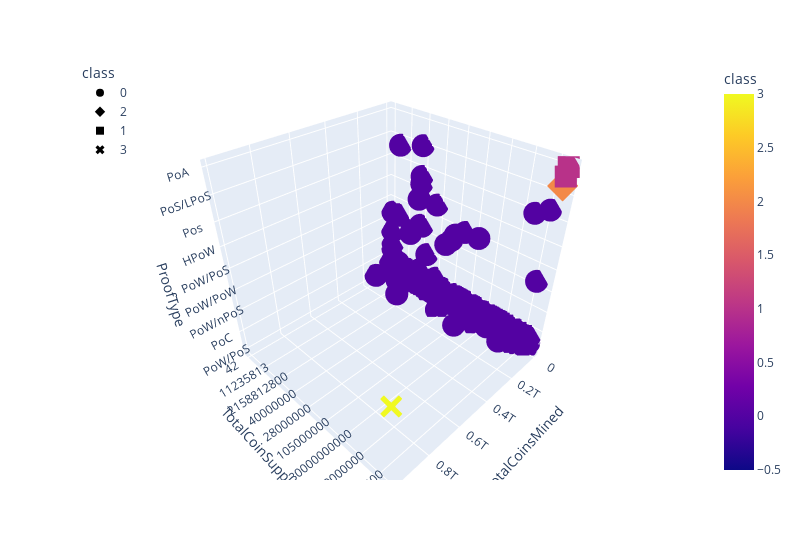

The notebook cell saved with this chart:
### Markdown cell above
### Deliverable 4: Visualizing Cryptocurrencies Results

#### 3D-Scatter with Clusters

### Code cell
# Creating a 3D-Scatter with the PCA data and the clusters
# 1. Create a 3D scatter plot. 
fig = px.scatter_3d(
    clustered_df,
    x="TotalCoinsMined",
    y="TotalCoinSupply",
    z="ProofType",
    color="class",    
    symbol="class",   
    hover_name="CoinName",
    hover_data=["Algorithm"],
    width=800,
)
fig.update_layout(legend=dict(x=0, y=1)) 
fig.show()

### Figure 1 — Plotly figure (JSON) as saved in the notebook; plotly's stock layout.template omitted (floating-point values rounded to 4 significant figures; data arrays with more than 128 entries replaced by an {"elided": "..."} marker saying what was removed)
{"data": [{"customdata": {"elided": "528x1 str values"}, "hovertemplate": "<b>%{hovertext}</b><br><br>class=%{marker.color}<br>TotalCoinsMined=%{x}<br>TotalCoinSupply=%{y}<br>ProofType=%{z}<br>Algorithm=%{customdata[0]}<extra></extra>", "hovertext": {"elided": "528 str values"}, "legendgroup": "0", "marker": {"color": {"elided": "528 int values"}, "coloraxis": "coloraxis", "symbol": "circle"}, "mode": "markers", "name": "0", "scene": "scene", "showlegend": true, "type": "scatter3d", "x": {"elided": "528 float values"}, "y": {"elided": "528 str values"}, "z": {"elided": "528 str values"}}, {"customdata": [["Proof-of-BibleHash"]], "hovertemplate": "<b>%{hovertext}</b><br><br>class=%{marker.color}<br>TotalCoinsMined=%{x}<br>TotalCoinSupply=%{y}<br>ProofType=%{z}<br>Algorithm=%{customdata[0]}<extra></extra>", "hovertext": ["BiblePay"], "legendgroup": "2", "marker": {"color": [2], "coloraxis": "coloraxis", "symbol": "diamond"}, "mode": "markers", "name": "2", "scene": "scene", "showlegend": true, "type": "scatter3d", "x": [1772000000.0], "y": ["5200000000"], "z": ["POBh"]}, {"customdata": [["SHA-256 + Hive"], ["Proof-of-Authority"]], "hovertemplate": "<b>%{hovertext}</b><br><br>class=%{marker.color}<br>TotalCoinsMined=%{x}<br>TotalCoinSupply=%{y}<br>ProofType=%{z}<br>Algorithm=%{customdata[0]}<extra></extra>", "hovertext": ["LitecoinCash", "Poa Network"], "legendgroup": "1", "marker": {"color": [1, 1], "coloraxis": "coloraxis", "symbol": "square"}, "mode": "markers", "name": "1", "scene": "scene", "showlegend": true, "type": "scatter3d", "x": [638400000.0, 204479039], "y": ["840000000", "252460800"], "z": ["PoW + Hive", "PoA"]}, {"customdata": [["TRC10"]], "hovertemplate": "<b>%{hovertext}</b><br><br>class=%{marker.color}<br>TotalCoinsMined=%{x}<br>TotalCoinSupply=%{y}<br>ProofType=%{z}<br>Algorithm=%{customdata[0]}<extra></extra>", "hovertext": ["BitTorrent"], "legendgroup": "3", "marker": {"color": [3], "coloraxis": "coloraxis", "symbol": "x"}, "mode": "markers", "name": "3", "scene": "scene", "showlegend": true, "type": "scatter3d", "x": [990000000000.0], "y": ["990000000000"], "z": ["DPoS"]}], "layout": {"coloraxis": {"colorbar": {"title": {"text": "class"}}, "colorscale": [[0, "#0d0887"], [0.1111, "#46039f"], [0.2222, "#7201a8"], [0.3333, "#9c179e"], [0.4444, "#bd3786"], [0.5556, "#d8576b"], [0.6667, "#ed7953"], [0.7778, "#fb9f3a"], [0.8889, "#fdca26"], [1, "#f0f921"]]}, "legend": {"title": {"text": "class"}, "tracegroupgap": 0, "x": 0, "y": 1}, "margin": {"t": 60}, "scene": {"domain": {"x": [0, 1], "y": [0, 1]}, "xaxis": {"title": {"text": "TotalCoinsMined"}}, "yaxis": {"title": {"text": "TotalCoinSupply"}}, "zaxis": {"title": {"text": "ProofType"}}}, "width": 800}}
